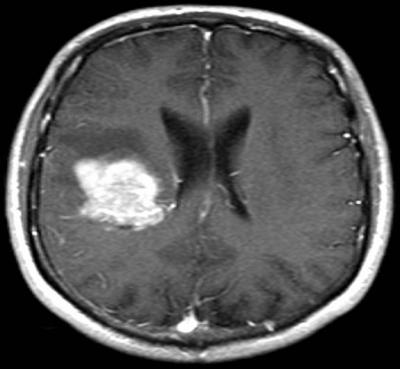
#> input picture segmentation/image/image1.png, 400 x 369 px
$ python kmeans.py -i segmentation/image/image1.png
#> lines starting #> are read from the running program, lines starting #| are printed output that depends on the picture; after the words box and inside, x2 and y2 are one past the last pixel; in counts of white or black regions, pixels touching at a corner belong together
"""
Script for image segmentation using K-means.

usage: python kmeans.py --input images/input/image.png --clusters 4 --output_dir images/output


Obs: after test, i saw a better segmentation using 4 in cluster arguments. Chage if necessary
"""
from __future__ import annotations
import os
import argparse
import numpy as np
from PIL import Image
from typing import Tuple
from sklearn.cluster import KMeans

def load_image(path: str, max_size: int = 800) -> np.ndarray:
	"""Loads an image and returns an RGB array (H, W, 3).

	Reduces the image if its largest dimension is greater than max_size to speed up K-means.
	"""
#> called with path = 'segmentation/image/image1.png', max_size = 800
	img = Image.open(path).convert("RGB")
#> img is the input picture: PIL image 400x369 RGB; min 0, max 255, mean 81
	# resize if necessary
	w, h = img.size
#> w = 400; h = 369
	scale = min(1.0, max_size / max(w, h))
#> scale = 1
	if scale < 1.0:
		new_size = (int(w * scale), int(h * scale))
		img = img.resize(new_size, Image.LANCZOS)
	return np.asarray(img)

def segment_image(arr: np.ndarray, n_clusters: int = 3) -> Tuple[np.ndarray, np.ndarray]:
	"""Segments the image using KMeans over the color space.

	Args:
		arr: image as uint8 array (H, W, 3)
		n_clusters: number of clusters

	Returns:
		segmented: segmented image (H, W, 3) with centroid colors
		labels: label map (H, W) with integers [0, n_clusters-1]
	"""
#> called with n_clusters = 3
	h, w, c = arr.shape
#> h = 369; w = 400; c = 3
	assert c == 3, "Image must have 3 channels (RGB)"

	X = arr.reshape(-1, 3).astype(float)

	# Fit KMeans
	kmeans = KMeans(n_clusters=n_clusters, random_state=42, n_init=10)
	labels = kmeans.fit_predict(X)
	centers = np.clip(kmeans.cluster_centers_, 0, 255).astype(np.uint8)

	segmented = centers[labels].reshape(h, w, 3)
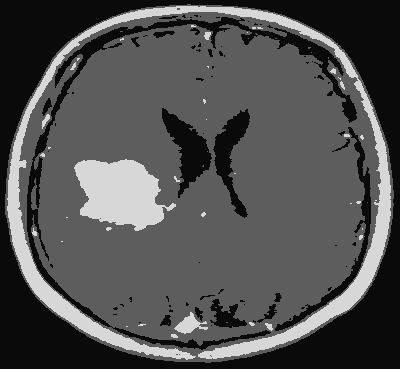
#> segmented: shape (369, 400, 3); min 10, max 215, mean 80.7
	labels_img = labels.reshape(h, w)
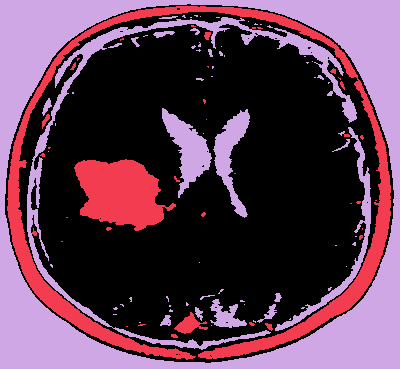
#> labels_img: shape (369, 400) int32; 3 distinct labels, from 0 to 2; one colour per label, 0 black
	return segmented, labels_img

def save_image(arr: np.ndarray, path: str) -> None:
	img = Image.fromarray(arr.astype(np.uint8))
	img.save(path)

def save_cluster_masks(labels: np.ndarray, output_dir: str) -> None:
	"""Saves binary masks (PNG) for each cluster."""
#> called with output_dir = 'outputs'
	n_clusters = int(labels.max()) + 1
#> n_clusters = 3
	h, w = labels.shape
#> h = 369; w = 400
	for k in range(n_clusters):
		mask = (labels == k).astype(np.uint8) * 255
		img = Image.fromarray(mask, mode="L")
		img.save(os.path.join(output_dir, f"mask_k_{k}.png"))
#> this loop made 3 passes
#> pass 1, in save_cluster_masks, `mask = (labels == k).astype(np.uint8) * 255`:
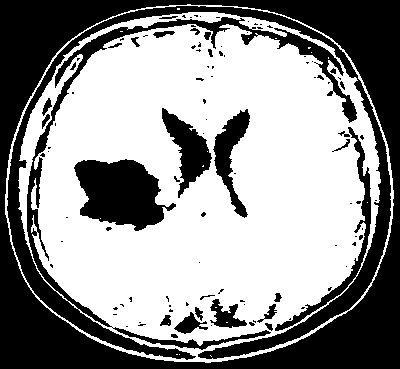
#> mask: shape (369, 400); 57.2% white; 106 black regions (78 under 20 px), largest, box (x1, y1, x2, y2) and area: (0, 0, 400, 369) 34217, (7, 6, 391, 360) 18588, (74, 159, 176, 231) 4712
#> pass 2, in save_cluster_masks, `mask = (labels == k).astype(np.uint8) * 255`:
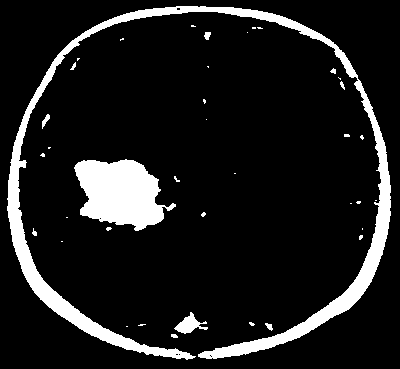
#> mask: shape (369, 400); 11.3% white; 39 white regions (28 under 20 px), largest, box (x1, y1, x2, y2) and area: (7, 6, 391, 360) 11213, (74, 159, 176, 231) 4712, (174, 312, 208, 334) 329
#> pass 3, in save_cluster_masks, `mask = (labels == k).astype(np.uint8) * 255`:
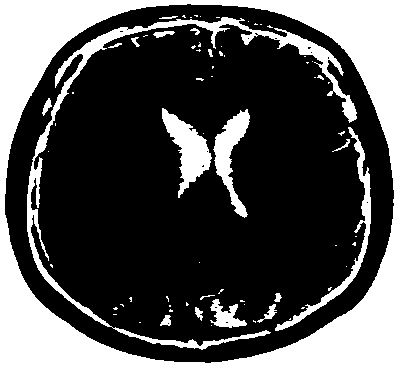
#> mask: shape (369, 400); 31.5% white; 72 white regions (53 under 20 px), largest, box (x1, y1, x2, y2) and area: (0, 0, 400, 369) 34217, (27, 17, 357, 350) 5768, (162, 108, 212, 198) 1836

def ensure_dir(path: str) -> None:
	os.makedirs(path, exist_ok=True)


def parse_args() -> argparse.Namespace:
	p = argparse.ArgumentParser(description="K-means Segmentation (image -> clusters)")
	p.add_argument("--input", "-i", required=True, help="Path to the input image")
	p.add_argument("--clusters", "-k", type=int, default=3, help="Number of clusters (default: 3)")
	p.add_argument("--output_dir", "-o", default="outputs", help="Output directory")
	p.add_argument("--max_size", type=int, default=800, help="Largest dimension for resizing (default: 800)")
	return p.parse_args()


def main() -> None:
	args = parse_args()
	ensure_dir(args.output_dir)

	print(f"Loading image: {args.input}")
	img = load_image(args.input, max_size=args.max_size)

	print(f"Running K-means with k={args.clusters}")
	segmented, labels = segment_image(img, n_clusters=args.clusters)

	base = os.path.splitext(os.path.basename(args.input))[0]
	out_segmented = os.path.join(args.output_dir, f"{base}_segmented_k{args.clusters}.png")
	print(f"Saving segmented image to: {out_segmented}")
	save_image(segmented, out_segmented)

	print("Saving cluster masks")
	save_cluster_masks(labels, args.output_dir)


if __name__ == "__main__":
	main()
